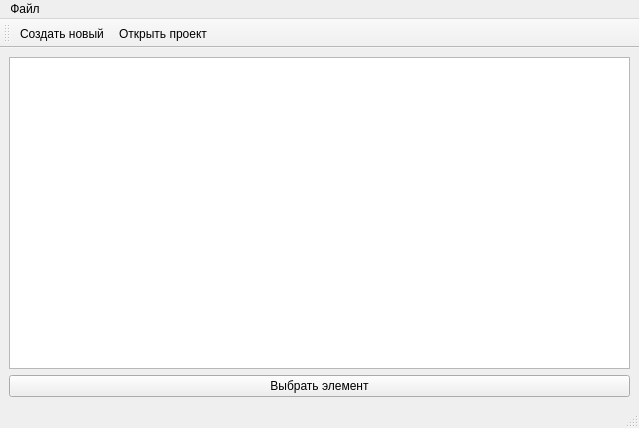
<?xml version="1.0" encoding="UTF-8"?>
<ui version="4.0">
 <class>MainWindow</class>
 <widget class="QMainWindow" name="MainWindow">
  <property name="geometry">
   <rect>
    <x>0</x>
    <y>0</y>
    <width>639</width>
    <height>428</height>
   </rect>
  </property>
  <property name="windowTitle">
   <string>MainWindow</string>
  </property>
  <widget class="QWidget" name="centralwidget">
   <layout class="QVBoxLayout" name="verticalLayout">
    <item>
     <widget class="QListWidget" name="listWidget"/>
    </item>
    <item>
     <widget class="QPushButton" name="psBtnChoosElement">
      <property name="text">
       <string>Выбрать элемент</string>
      </property>
     </widget>
    </item>
   </layout>
  </widget>
  <widget class="QMenuBar" name="menubar">
   <property name="geometry">
    <rect>
     <x>0</x>
     <y>0</y>
     <width>639</width>
     <height>20</height>
    </rect>
   </property>
   <widget class="QMenu" name="menu">
    <property name="title">
     <string>Файл</string>
    </property>
    <addaction name="action"/>
    <addaction name="action_2"/>
    <addaction name="action_3"/>
   </widget>
   <addaction name="menu"/>
  </widget>
  <widget class="QStatusBar" name="statusbar"/>
  <widget class="QToolBar" name="toolBar">
   <property name="windowTitle">
    <string>toolBar</string>
   </property>
   <attribute name="toolBarArea">
    <enum>TopToolBarArea</enum>
   </attribute>
   <attribute name="toolBarBreak">
    <bool>false</bool>
   </attribute>
   <addaction name="action"/>
   <addaction name="action_2"/>
  </widget>
  <action name="action">
   <property name="icon">
    <iconset resource="resource.qrc">
     <normaloff>:/res/images/2.png</normaloff>:/res/images/2.png</iconset>
   </property>
   <property name="text">
    <string>Создать новый...</string>
   </property>
  </action>
  <action name="action_2">
   <property name="icon">
    <iconset resource="resource.qrc">
     <normaloff>:/res/images/3.png</normaloff>:/res/images/3.png</iconset>
   </property>
   <property name="text">
    <string>Открыть проект...</string>
   </property>
  </action>
  <action name="action_3">
   <property name="icon">
    <iconset resource="resource.qrc">
     <normaloff>:/res/images/1.png</normaloff>:/res/images/1.png</iconset>
   </property>
   <property name="text">
    <string>Закрыть программу</string>
   </property>
  </action>
 </widget>
 <resources>
  <include location="resource.qrc"/>
 </resources>
 <connections/>
</ui>
